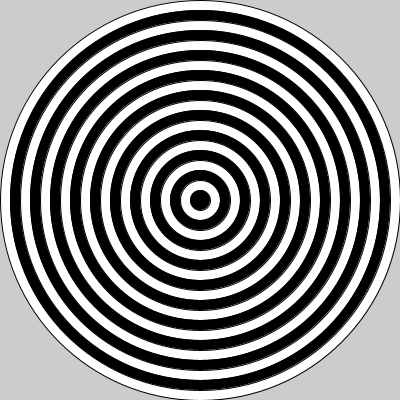
Frame 1 (no input)
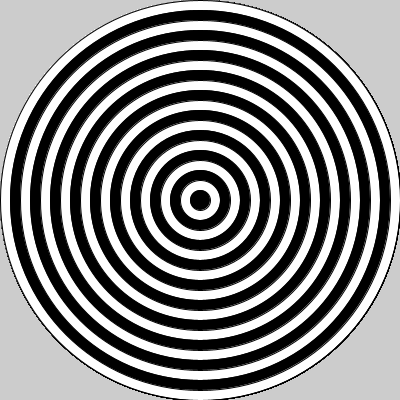
Frame 60 (the mouse pressed at the canvas centre just before this capture)
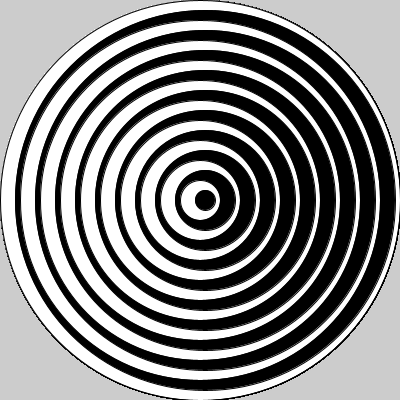
Frame 120 (the mouse held since frame 60 and released just before this capture)

The Processing sketch that drew these frames (run headless with seeded random() and noise(); from frame 60 on, the mouse is pressed at the canvas centre):

// Processing sketch: prac10
// ── prac10.pde
int tam = 20;
void setup() {
  size(400, 400);
}
void draw() {
  float mover= map(mouseX,0,width,0,tam/2);
  for (int i = width;i >= tam; i-=tam) {
    if (i%(tam*2) == 0) {
      fill(255);
      ellipse(width/2, height/2, i, i);
    } 
    else {
      fill(0);
      ellipse(width/2+mover, height/2, i, i);
    }
  }
}
